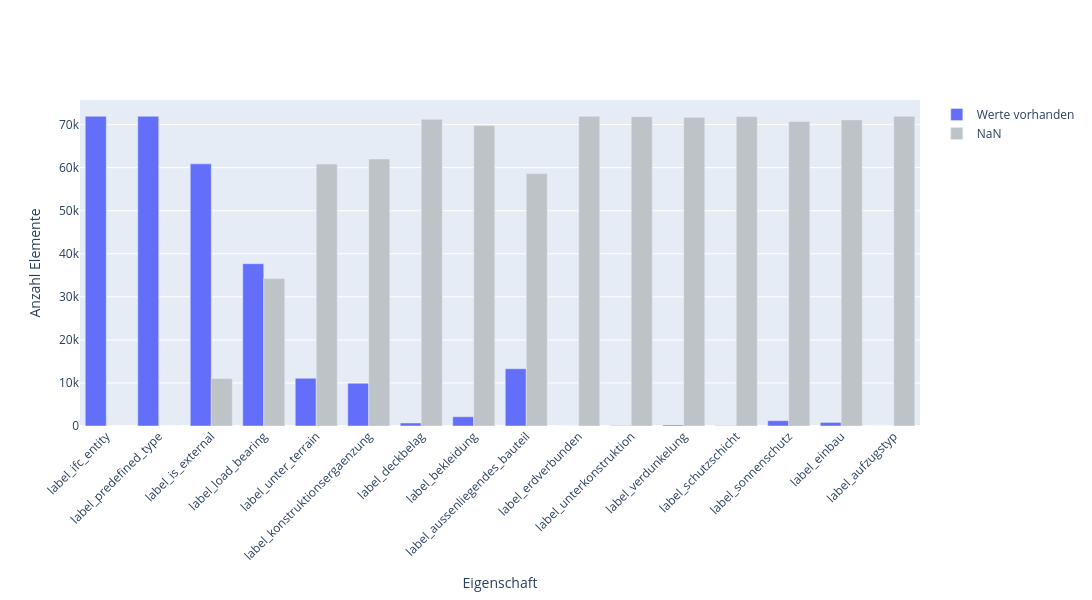

Notebook cell for this chart:
### Markdown cell above
## 2.1 Distribution of basic labels

### Code cell
label_cols = [c for c in df.columns if c.startswith("label_")]
plot_label_property_status(df, cols=label_cols, title="", save="label_property_status", chapter="methods")

### Figure 1 — Plotly figure (JSON) as saved in the notebook; plotly's stock layout.template omitted (floating-point values rounded to 4 significant figures)
{"data": [{"marker": {"color": "#636EFA"}, "name": "Werte vorhanden", "type": "bar", "x": ["label_ifc_entity", "label_predefined_type", "label_is_external", "label_load_bearing", "label_unter_terrain", "label_konstruktionsergaenzung", "label_deckbelag", "label_bekleidung", "label_aussenliegendes_bauteil", "label_erdverbunden", "label_unterkonstruktion", "label_verdunkelung", "label_schutzschicht", "label_sonnenschutz", "label_einbau", "label_aufzugstyp"], "y": [71922, 71922, 60880, 37690, 11087, 9918, 703, 2155, 13300, 4, 93, 239, 71, 1230, 834, 6]}, {"marker": {"color": "#bdc3c7"}, "name": "NaN", "type": "bar", "x": ["label_ifc_entity", "label_predefined_type", "label_is_external", "label_load_bearing", "label_unter_terrain", "label_konstruktionsergaenzung", "label_deckbelag", "label_bekleidung", "label_aussenliegendes_bauteil", "label_erdverbunden", "label_unterkonstruktion", "label_verdunkelung", "label_schutzschicht", "label_sonnenschutz", "label_einbau", "label_aufzugstyp"], "y": [0, 0, 11042, 34232, 60835, 62004, 71219, 69767, 58622, 71918, 71829, 71683, 71851, 70692, 71088, 71916]}], "layout": {"barmode": "group", "height": 600, "margin": {}, "title": {"text": ""}, "width": 1400, "xaxis": {"tickangle": -45, "title": {"text": "Eigenschaft"}}, "yaxis": {"title": {"text": "Anzahl Elemente"}}}}
